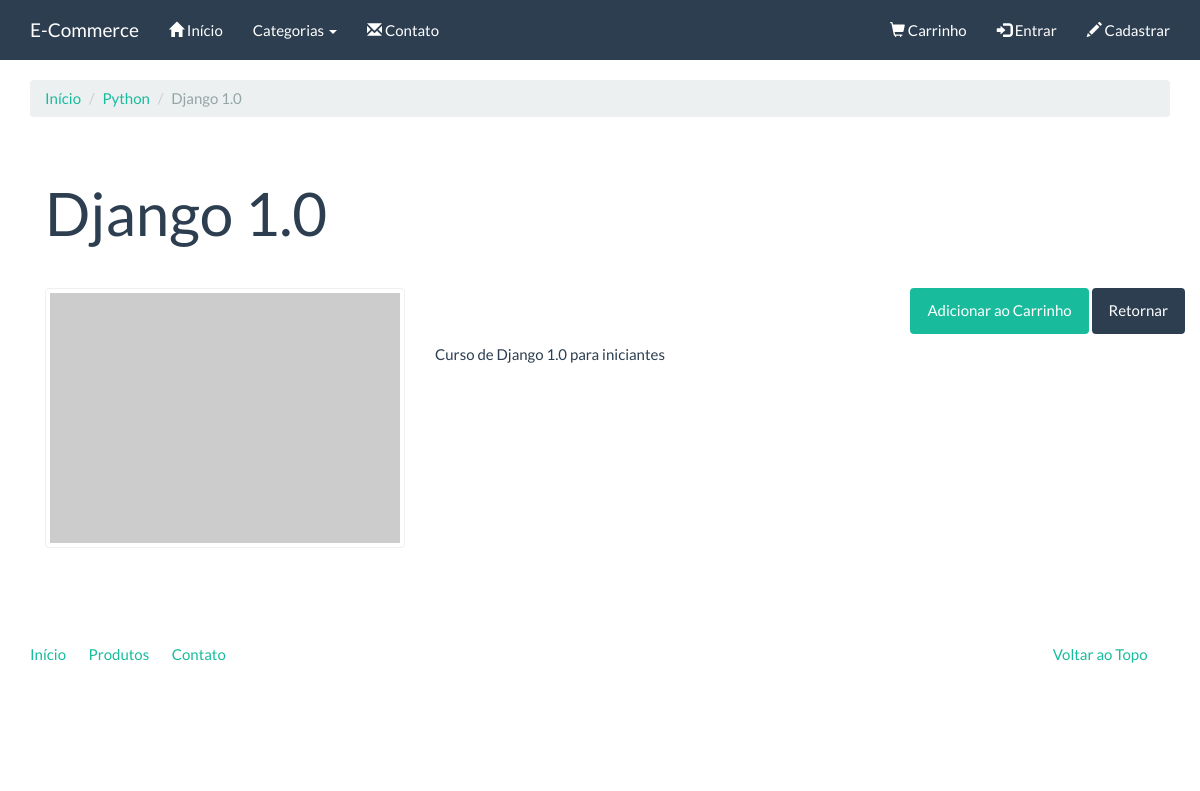
/catalogo/produto/django-10/, run on the app's committed database.
### catalog/models.py (models this page shows, shortened)
class Product(models.Model):
    name = models.CharField('Nome', max_length=100)
    slug = models.SlugField('Identificador', max_length=100)
    category = models.ForeignKey('catalog.Category', verbose_name='Categoria')
    description = models.TextField('Descrição', blank=True)
    price = models.DecimalField('Preço', decimal_places=2, max_digits=10)
    created = models.DateTimeField('Criado em', auto_now_add=True)
    modified = models.DateTimeField('Modificado em', auto_now=True)
    class Meta:
        verbose_name = 'Produto'
        verbose_name_plural = 'Produtos'
        ordering = ['name']
    def __str__(self):
        return self.name

class Category(models.Model):
    name = models.CharField('Nome', max_length=100)
    slug = models.SlugField('Identificador', max_length=100)
    created = models.DateTimeField('Criado em', auto_now_add=True)
    modified = models.DateTimeField('Modificado em', auto_now=True)
    class Meta:
        verbose_name = 'Categoria'
        verbose_name_plural = 'Categorias'
        ordering = ['name']
    def __str__(self):
        return self.name
    def get_absolute_url(self):
        return reverse('catalog:category', kwargs={'slug': self.slug})

### catalog/views.py (the view)
# urls.py: url(r'^produto/(?P<slug>[\w_-]+)/$', views.product, name='product')
def product(request, slug):
    prod = Product.objects.get(slug=slug)
    context = {
        'product': prod
    }
    return render(request, 'catalog/product.html', context)

### catalog/context_processors.py (called while the page is built)
def categories(request):
    return {
        'categories': Category.objects.all()
    }

### catalog/templates/catalog/product.html (shortened to what this page needs)
{% extends "base.html" %}
{% block container %}
    <ol class="breadcrumb">
        <li><a href="{% url 'index' %}">Início</a></li>
        <li><a href="{{ product.category.get_absolute_url }}">{{ product.category }}</a></li>
        <li class="active">{{ product }}</li>
    </ol>
    <div class="container">
        <div class="page-header">
            <h1>{{ product }}</h1>
        </div>
        <div class="row">
            <div class="col-sm-4">
                <a href="#" class="thumbnail">
                    <img src="http://placehold.it/350x250" alt="" />
                </a>
            </div>
            <div class="col-sm-8">
                <p class="text-right">
                    <a href="{% url 'checkout:create_cart_item' product.slug %}" class="btn btn-success">Adicionar ao Carrinho</a>
                    <a href="{{ product.category.get_absolute_url }}" class="btn btn-primary">Retornar</a>
                </p>
               {{ product.description|linebreaks }}
            </div>
        </div>
    </div>
{% endblock %}

### data on the page
Product: category "Python", name "Django 1.0", description "Curso de Django 1.0 para iniciantes"
